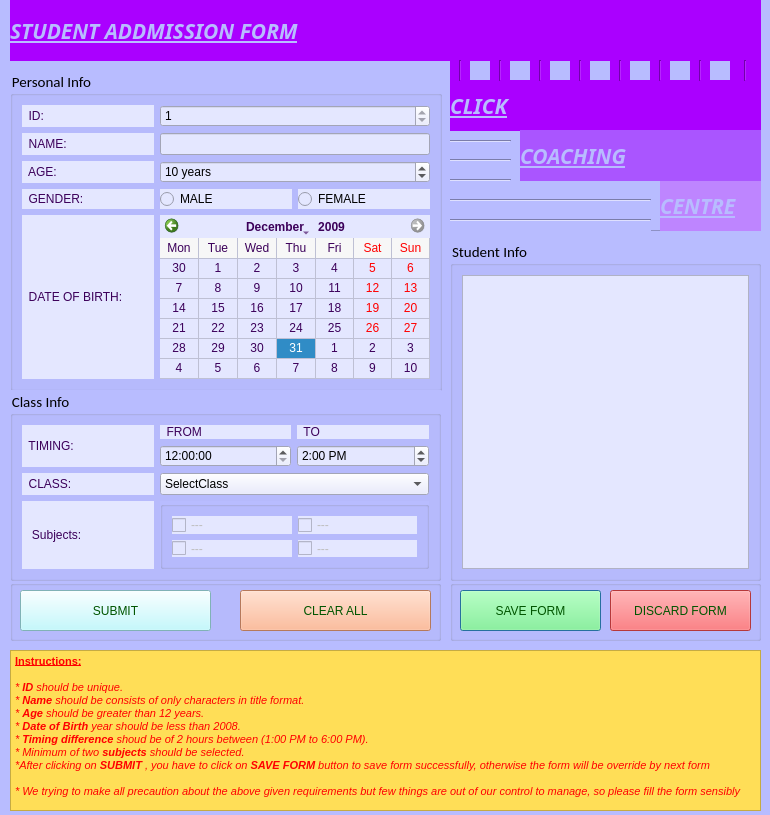
<?xml version="1.0" encoding="UTF-8"?>
<ui version="4.0">
 <class>Dialog</class>
 <widget class="QDialog" name="Dialog">
  <property name="geometry">
   <rect>
    <x>0</x>
    <y>0</y>
    <width>770</width>
    <height>815</height>
   </rect>
  </property>
  <property name="cursor">
   <cursorShape>PointingHandCursor</cursorShape>
  </property>
  <property name="mouseTracking">
   <bool>false</bool>
  </property>
  <property name="tabletTracking">
   <bool>false</bool>
  </property>
  <property name="windowTitle">
   <string>Click Coatching Centre</string>
  </property>
  <property name="windowIcon">
   <iconset>
    <normaloff>E:/Ahsan(BSCS-3B)/imp documents/ahsan_pic.png</normaloff>E:/Ahsan(BSCS-3B)/imp documents/ahsan_pic.png</iconset>
  </property>
  <property name="windowOpacity">
   <double>1.000000000000000</double>
  </property>
  <property name="whatsThis">
   <string/>
  </property>
  <property name="accessibleDescription">
   <string/>
  </property>
  <property name="autoFillBackground">
   <bool>false</bool>
  </property>
  <property name="styleSheet">
   <string notr="true">background-color: rgb(184, 188, 255);</string>
  </property>
  <widget class="QGroupBox" name="groupBox_4">
   <property name="geometry">
    <rect>
     <x>450</x>
     <y>580</y>
     <width>311</width>
     <height>61</height>
    </rect>
   </property>
   <property name="styleSheet">
    <string notr="true">color: rgb(0, 85, 0);</string>
   </property>
   <property name="title">
    <string/>
   </property>
   <widget class="QPushButton" name="save_btn">
    <property name="geometry">
     <rect>
      <x>10</x>
      <y>10</y>
      <width>141</width>
      <height>41</height>
     </rect>
    </property>
    <property name="styleSheet">
     <string notr="true">background-color: rgb(117, 255, 126);</string>
    </property>
    <property name="text">
     <string>SAVE FORM</string>
    </property>
   </widget>
   <widget class="QPushButton" name="discard_btn">
    <property name="geometry">
     <rect>
      <x>160</x>
      <y>10</y>
      <width>141</width>
      <height>41</height>
     </rect>
    </property>
    <property name="styleSheet">
     <string notr="true">background-color: rgb(255, 78, 81);</string>
    </property>
    <property name="text">
     <string>DISCARD FORM</string>
    </property>
   </widget>
  </widget>
  <widget class="QGroupBox" name="groupBox_3">
   <property name="geometry">
    <rect>
     <x>450</x>
     <y>240</y>
     <width>311</width>
     <height>341</height>
    </rect>
   </property>
   <property name="font">
    <font>
     <family>Calibri</family>
     <pointsize>11</pointsize>
     <weight>50</weight>
     <italic>false</italic>
     <bold>false</bold>
    </font>
   </property>
   <property name="styleSheet">
    <string notr="true">QListView{
	background-color:  rgb(228, 231, 255);
}</string>
   </property>
   <property name="title">
    <string>Student Info</string>
   </property>
   <property name="flat">
    <bool>false</bool>
   </property>
   <layout class="QGridLayout" name="gridLayout_3">
    <item row="0" column="0">
     <widget class="QListWidget" name="stu_info"/>
    </item>
   </layout>
  </widget>
  <widget class="QLabel" name="label_2">
   <property name="geometry">
    <rect>
     <x>10</x>
     <y>0</y>
     <width>751</width>
     <height>61</height>
    </rect>
   </property>
   <property name="font">
    <font>
     <family>Cooper Std Black</family>
     <pointsize>16</pointsize>
     <weight>75</weight>
     <italic>true</italic>
     <bold>true</bold>
     <underline>true</underline>
    </font>
   </property>
   <property name="contextMenuPolicy">
    <enum>Qt::DefaultContextMenu</enum>
   </property>
   <property name="layoutDirection">
    <enum>Qt::LeftToRight</enum>
   </property>
   <property name="styleSheet">
    <string notr="true">color: rgb(184, 188, 255);
background-color: rgb(170, 0, 255);</string>
   </property>
   <property name="frameShadow">
    <enum>QFrame::Raised</enum>
   </property>
   <property name="midLineWidth">
    <number>2</number>
   </property>
   <property name="text">
    <string>STUDENT ADDMISSION FORM</string>
   </property>
  </widget>
  <widget class="QGroupBox" name="groupBox_5">
   <property name="geometry">
    <rect>
     <x>10</x>
     <y>580</y>
     <width>431</width>
     <height>61</height>
    </rect>
   </property>
   <property name="styleSheet">
    <string notr="true">color: rgb(0, 85, 0);</string>
   </property>
   <property name="title">
    <string/>
   </property>
   <widget class="QPushButton" name="submit_btn">
    <property name="geometry">
     <rect>
      <x>10</x>
      <y>10</y>
      <width>191</width>
      <height>41</height>
     </rect>
    </property>
    <property name="styleSheet">
     <string notr="true">background-color: rgb(160, 255, 198);
background-color: rgb(179, 249, 255);</string>
    </property>
    <property name="text">
     <string>SUBMIT</string>
    </property>
    <property name="icon">
     <iconset>
      <normaloff>icon.jpg</normaloff>icon.jpg</iconset>
    </property>
   </widget>
   <widget class="QPushButton" name="clear_btn">
    <property name="geometry">
     <rect>
      <x>230</x>
      <y>10</y>
      <width>191</width>
      <height>41</height>
     </rect>
    </property>
    <property name="styleSheet">
     <string notr="true">background-color: rgb(67, 135, 203);
background-color: rgb(255, 170, 127);</string>
    </property>
    <property name="text">
     <string>CLEAR ALL</string>
    </property>
   </widget>
  </widget>
  <widget class="QGroupBox" name="groupBox">
   <property name="geometry">
    <rect>
     <x>10</x>
     <y>70</y>
     <width>432</width>
     <height>321</height>
    </rect>
   </property>
   <property name="font">
    <font>
     <family>Calibri</family>
     <pointsize>11</pointsize>
     <weight>50</weight>
     <italic>false</italic>
     <bold>false</bold>
    </font>
   </property>
   <property name="styleSheet">
    <string notr="true">QLabel{
	color: rgb(60, 0, 90);
	background-color: rgb(228, 231, 255);
}
QLineEdit, QSpinBox, QRadioButton, QCalendarWidget, QCheckBox, QComboBox, QTimeEdit{

	background-color:  rgb(228, 231, 255);
}</string>
   </property>
   <property name="title">
    <string>Personal Info</string>
   </property>
   <property name="flat">
    <bool>false</bool>
   </property>
   <layout class="QGridLayout" name="gridLayout">
    <item row="4" column="0">
     <widget class="QLabel" name="label_4">
      <property name="text">
       <string>  GENDER:</string>
      </property>
     </widget>
    </item>
    <item row="2" column="0">
     <widget class="QLabel" name="label">
      <property name="text">
       <string>  NAME:</string>
      </property>
     </widget>
    </item>
    <item row="4" column="1">
     <widget class="QRadioButton" name="male_rb">
      <property name="text">
       <string>MALE</string>
      </property>
     </widget>
    </item>
    <item row="3" column="1" colspan="2">
     <widget class="QSpinBox" name="age_spin">
      <property name="readOnly">
       <bool>false</bool>
      </property>
      <property name="suffix">
       <string> years</string>
      </property>
      <property name="minimum">
       <number>2</number>
      </property>
      <property name="maximum">
       <number>22</number>
      </property>
      <property name="value">
       <number>10</number>
      </property>
     </widget>
    </item>
    <item row="0" column="1" colspan="2">
     <widget class="QSpinBox" name="id_spin">
      <property name="enabled">
       <bool>true</bool>
      </property>
      <property name="readOnly">
       <bool>true</bool>
      </property>
      <property name="value">
       <number>1</number>
      </property>
     </widget>
    </item>
    <item row="4" column="2">
     <widget class="QRadioButton" name="female_rb">
      <property name="text">
       <string>FEMALE</string>
      </property>
      <property name="checkable">
       <bool>true</bool>
      </property>
      <property name="checked">
       <bool>false</bool>
      </property>
      <property name="autoRepeat">
       <bool>false</bool>
      </property>
     </widget>
    </item>
    <item row="2" column="1" colspan="2">
     <widget class="QLineEdit" name="name_txt">
      <property name="toolTip">
       <string>enter your name</string>
      </property>
      <property name="toolTipDuration">
       <number>-1</number>
      </property>
      <property name="whatsThis">
       <string>in this text field you have to enter your complete name, dont use digits only characters</string>
      </property>
     </widget>
    </item>
    <item row="3" column="0">
     <widget class="QLabel" name="label_3">
      <property name="text">
       <string>  AGE:</string>
      </property>
     </widget>
    </item>
    <item row="0" column="0">
     <widget class="QLabel" name="label_11">
      <property name="text">
       <string>  ID:</string>
      </property>
     </widget>
    </item>
    <item row="7" column="1" colspan="2">
     <widget class="QCalendarWidget" name="dob_cal">
      <property name="styleSheet">
       <string notr="true">color: rgb(60, 0, 90);
background-color:  rgb(228, 231, 255);</string>
      </property>
      <property name="minimumDate">
       <date>
        <year>1996</year>
        <month>1</month>
        <day>1</day>
       </date>
      </property>
      <property name="maximumDate">
       <date>
        <year>2009</year>
        <month>12</month>
        <day>31</day>
       </date>
      </property>
      <property name="gridVisible">
       <bool>true</bool>
      </property>
      <property name="horizontalHeaderFormat">
       <enum>QCalendarWidget::ShortDayNames</enum>
      </property>
      <property name="verticalHeaderFormat">
       <enum>QCalendarWidget::NoVerticalHeader</enum>
      </property>
      <property name="navigationBarVisible">
       <bool>true</bool>
      </property>
      <property name="dateEditEnabled">
       <bool>false</bool>
      </property>
     </widget>
    </item>
    <item row="7" column="0">
     <widget class="QLabel" name="label_5">
      <property name="text">
       <string>  DATE OF BIRTH:</string>
      </property>
     </widget>
    </item>
   </layout>
  </widget>
  <widget class="QGroupBox" name="groupBox_2">
   <property name="geometry">
    <rect>
     <x>10</x>
     <y>390</y>
     <width>431</width>
     <height>191</height>
    </rect>
   </property>
   <property name="font">
    <font>
     <family>Calibri</family>
     <pointsize>11</pointsize>
    </font>
   </property>
   <property name="whatsThis">
    <string>in this text field you have to enter you have to enter your name, only use characters</string>
   </property>
   <property name="styleSheet">
    <string notr="true">QLabel{
	color: rgb(60, 0, 90);
	background-color: rgb(228, 231, 255);
}
QLineEdit, QSpinBox, QRadioButton, QCalendarWidget, QCheckBox, QComboBox, QTimeEdit{
	background-color:  rgb(228, 231, 255);
}</string>
   </property>
   <property name="title">
    <string>Class Info</string>
   </property>
   <property name="alignment">
    <set>Qt::AlignLeading|Qt::AlignLeft|Qt::AlignVCenter</set>
   </property>
   <property name="flat">
    <bool>false</bool>
   </property>
   <property name="checkable">
    <bool>false</bool>
   </property>
   <layout class="QGridLayout" name="gridLayout_2">
    <item row="2" column="0">
     <widget class="QLabel" name="label_6">
      <property name="text">
       <string>  CLASS:</string>
      </property>
     </widget>
    </item>
    <item row="0" column="1">
     <widget class="QLabel" name="label_10">
      <property name="text">
       <string>  FROM</string>
      </property>
     </widget>
    </item>
    <item row="1" column="1">
     <widget class="QTimeEdit" name="from_time">
      <property name="maximumTime">
       <time>
        <hour>23</hour>
        <minute>0</minute>
        <second>0</second>
       </time>
      </property>
      <property name="minimumTime">
       <time>
        <hour>12</hour>
        <minute>0</minute>
        <second>0</second>
       </time>
      </property>
      <property name="currentSection">
       <enum>QDateTimeEdit::HourSection</enum>
      </property>
      <property name="time">
       <time>
        <hour>12</hour>
        <minute>0</minute>
        <second>0</second>
       </time>
      </property>
     </widget>
    </item>
    <item row="0" column="2">
     <widget class="QLabel" name="label_9">
      <property name="text">
       <string>  TO</string>
      </property>
     </widget>
    </item>
    <item row="2" column="1" colspan="2">
     <widget class="QComboBox" name="class_co">
      <item>
       <property name="text">
        <string>SelectClass</string>
       </property>
      </item>
      <item>
       <property name="text">
        <string>9th</string>
       </property>
      </item>
      <item>
       <property name="text">
        <string>10th</string>
       </property>
      </item>
     </widget>
    </item>
    <item row="1" column="2">
     <widget class="QTimeEdit" name="to_time">
      <property name="showGroupSeparator" stdset="0">
       <bool>false</bool>
      </property>
      <property name="maximumTime">
       <time>
        <hour>23</hour>
        <minute>0</minute>
        <second>0</second>
       </time>
      </property>
      <property name="minimumTime">
       <time>
        <hour>12</hour>
        <minute>0</minute>
        <second>0</second>
       </time>
      </property>
      <property name="displayFormat">
       <string>h:mm AP</string>
      </property>
      <property name="currentSectionIndex">
       <number>0</number>
      </property>
      <property name="time">
       <time>
        <hour>14</hour>
        <minute>0</minute>
        <second>0</second>
       </time>
      </property>
     </widget>
    </item>
    <item row="0" column="0" rowspan="2">
     <widget class="QLabel" name="label_7">
      <property name="text">
       <string>  TIMING:</string>
      </property>
     </widget>
    </item>
    <item row="4" column="1" rowspan="2" colspan="2">
     <widget class="QGroupBox" name="groupBox_6">
      <property name="title">
       <string/>
      </property>
      <property name="flat">
       <bool>true</bool>
      </property>
      <layout class="QGridLayout" name="gridLayout_4">
       <item row="0" column="0">
        <widget class="QCheckBox" name="one_ck">
         <property name="enabled">
          <bool>false</bool>
         </property>
         <property name="text">
          <string>---</string>
         </property>
         <property name="checkable">
          <bool>true</bool>
         </property>
         <property name="checked">
          <bool>false</bool>
         </property>
        </widget>
       </item>
       <item row="0" column="1">
        <widget class="QCheckBox" name="two_ck">
         <property name="enabled">
          <bool>false</bool>
         </property>
         <property name="text">
          <string>---</string>
         </property>
        </widget>
       </item>
       <item row="1" column="0">
        <widget class="QCheckBox" name="three_ck">
         <property name="enabled">
          <bool>false</bool>
         </property>
         <property name="text">
          <string>---</string>
         </property>
        </widget>
       </item>
       <item row="1" column="1">
        <widget class="QCheckBox" name="four_ck">
         <property name="enabled">
          <bool>false</bool>
         </property>
         <property name="text">
          <string>---</string>
         </property>
        </widget>
       </item>
      </layout>
     </widget>
    </item>
    <item row="4" column="0" rowspan="2">
     <widget class="QLabel" name="label_8">
      <property name="text">
       <string>   Subjects:</string>
      </property>
     </widget>
    </item>
   </layout>
  </widget>
  <widget class="QFrame" name="frame">
   <property name="geometry">
    <rect>
     <x>450</x>
     <y>80</y>
     <width>311</width>
     <height>151</height>
    </rect>
   </property>
   <property name="styleSheet">
    <string notr="true">color: rgb(184, 188, 255);
background-color: rgb(85, 0, 127);
background-color: rgb(184, 188, 255);</string>
   </property>
   <property name="frameShape">
    <enum>QFrame::StyledPanel</enum>
   </property>
   <property name="frameShadow">
    <enum>QFrame::Raised</enum>
   </property>
   <widget class="QLabel" name="label_12">
    <property name="geometry">
     <rect>
      <x>0</x>
      <y>0</y>
      <width>311</width>
      <height>51</height>
     </rect>
    </property>
    <property name="font">
     <font>
      <family>Cooper Std Black</family>
      <pointsize>16</pointsize>
      <weight>75</weight>
      <italic>true</italic>
      <bold>true</bold>
      <underline>true</underline>
     </font>
    </property>
    <property name="contextMenuPolicy">
     <enum>Qt::DefaultContextMenu</enum>
    </property>
    <property name="layoutDirection">
     <enum>Qt::LeftToRight</enum>
    </property>
    <property name="styleSheet">
     <string notr="true">
background-color: rgb(170, 0, 255);</string>
    </property>
    <property name="frameShadow">
     <enum>QFrame::Raised</enum>
    </property>
    <property name="midLineWidth">
     <number>2</number>
    </property>
    <property name="text">
     <string>CLICK</string>
    </property>
   </widget>
   <widget class="QLabel" name="label_14">
    <property name="geometry">
     <rect>
      <x>210</x>
      <y>100</y>
      <width>101</width>
      <height>51</height>
     </rect>
    </property>
    <property name="font">
     <font>
      <family>Cooper Std Black</family>
      <pointsize>16</pointsize>
      <weight>75</weight>
      <italic>true</italic>
      <bold>true</bold>
      <underline>true</underline>
     </font>
    </property>
    <property name="contextMenuPolicy">
     <enum>Qt::DefaultContextMenu</enum>
    </property>
    <property name="layoutDirection">
     <enum>Qt::LeftToRight</enum>
    </property>
    <property name="styleSheet">
     <string notr="true">
background-color: rgb(190, 133, 255);
</string>
    </property>
    <property name="frameShadow">
     <enum>QFrame::Raised</enum>
    </property>
    <property name="midLineWidth">
     <number>2</number>
    </property>
    <property name="text">
     <string>CENTRE</string>
    </property>
   </widget>
   <widget class="QLabel" name="label_13">
    <property name="geometry">
     <rect>
      <x>70</x>
      <y>50</y>
      <width>241</width>
      <height>51</height>
     </rect>
    </property>
    <property name="font">
     <font>
      <family>Cooper Std Black</family>
      <pointsize>16</pointsize>
      <weight>75</weight>
      <italic>true</italic>
      <bold>true</bold>
      <underline>true</underline>
     </font>
    </property>
    <property name="contextMenuPolicy">
     <enum>Qt::DefaultContextMenu</enum>
    </property>
    <property name="layoutDirection">
     <enum>Qt::LeftToRight</enum>
    </property>
    <property name="styleSheet">
     <string notr="true">
background-color: rgb(170, 85, 255);</string>
    </property>
    <property name="frameShadow">
     <enum>QFrame::Raised</enum>
    </property>
    <property name="midLineWidth">
     <number>2</number>
    </property>
    <property name="text">
     <string>COACHING</string>
    </property>
   </widget>
   <widget class="Line" name="line_3">
    <property name="geometry">
     <rect>
      <x>0</x>
      <y>90</y>
      <width>61</width>
      <height>21</height>
     </rect>
    </property>
    <property name="orientation">
     <enum>Qt::Horizontal</enum>
    </property>
   </widget>
   <widget class="Line" name="line_4">
    <property name="geometry">
     <rect>
      <x>0</x>
      <y>70</y>
      <width>61</width>
      <height>21</height>
     </rect>
    </property>
    <property name="orientation">
     <enum>Qt::Horizontal</enum>
    </property>
   </widget>
   <widget class="Line" name="line_5">
    <property name="geometry">
     <rect>
      <x>0</x>
      <y>51</y>
      <width>61</width>
      <height>20</height>
     </rect>
    </property>
    <property name="orientation">
     <enum>Qt::Horizontal</enum>
    </property>
   </widget>
   <widget class="Line" name="line_6">
    <property name="geometry">
     <rect>
      <x>0</x>
      <y>110</y>
      <width>201</width>
      <height>21</height>
     </rect>
    </property>
    <property name="orientation">
     <enum>Qt::Horizontal</enum>
    </property>
   </widget>
   <widget class="Line" name="line_7">
    <property name="geometry">
     <rect>
      <x>0</x>
      <y>130</y>
      <width>201</width>
      <height>21</height>
     </rect>
    </property>
    <property name="orientation">
     <enum>Qt::Horizontal</enum>
    </property>
   </widget>
  </widget>
  <widget class="QTextEdit" name="textEdit">
   <property name="enabled">
    <bool>false</bool>
   </property>
   <property name="geometry">
    <rect>
     <x>10</x>
     <y>650</y>
     <width>751</width>
     <height>161</height>
    </rect>
   </property>
   <property name="styleSheet">
    <string notr="true">background-color: rgb(255, 222, 87);
color: rgb(255, 0, 0);</string>
   </property>
   <property name="readOnly">
    <bool>true</bool>
   </property>
   <property name="html">
    <string>&lt;!DOCTYPE HTML PUBLIC &quot;-//W3C//DTD HTML 4.0//EN&quot; &quot;http://www.w3.org/TR/REC-html40/strict.dtd&quot;&gt;
&lt;html&gt;&lt;head&gt;&lt;meta name=&quot;qrichtext&quot; content=&quot;1&quot; /&gt;&lt;style type=&quot;text/css&quot;&gt;
p, li { white-space: pre-wrap; }
&lt;/style&gt;&lt;/head&gt;&lt;body style=&quot; font-family:'MS Shell Dlg 2'; font-size:8.25pt; font-weight:400; font-style:normal;&quot;&gt;
&lt;p style=&quot; margin-top:0px; margin-bottom:0px; margin-left:0px; margin-right:0px; -qt-block-indent:0; text-indent:0px;&quot;&gt;&lt;span style=&quot; font-weight:600; text-decoration: underline;&quot;&gt;Instructions:&lt;/span&gt;&lt;/p&gt;
&lt;p style=&quot;-qt-paragraph-type:empty; margin-top:0px; margin-bottom:0px; margin-left:0px; margin-right:0px; -qt-block-indent:0; text-indent:0px;&quot;&gt;&lt;br /&gt;&lt;/p&gt;
&lt;p style=&quot; margin-top:0px; margin-bottom:0px; margin-left:0px; margin-right:0px; -qt-block-indent:0; text-indent:0px;&quot;&gt;&lt;span style=&quot; font-size:8pt; font-style:italic;&quot;&gt;* &lt;/span&gt;&lt;span style=&quot; font-size:8pt; font-weight:600; font-style:italic;&quot;&gt;ID&lt;/span&gt;&lt;span style=&quot; font-size:8pt; font-style:italic;&quot;&gt; should be unique.&lt;/span&gt;&lt;/p&gt;
&lt;p style=&quot; margin-top:0px; margin-bottom:0px; margin-left:0px; margin-right:0px; -qt-block-indent:0; text-indent:0px;&quot;&gt;&lt;span style=&quot; font-size:8pt; font-style:italic;&quot;&gt;* &lt;/span&gt;&lt;span style=&quot; font-size:8pt; font-weight:600; font-style:italic;&quot;&gt;Name&lt;/span&gt;&lt;span style=&quot; font-size:8pt; font-style:italic;&quot;&gt; should be consists of only characters in title format.&lt;/span&gt;&lt;/p&gt;
&lt;p style=&quot; margin-top:0px; margin-bottom:0px; margin-left:0px; margin-right:0px; -qt-block-indent:0; text-indent:0px;&quot;&gt;&lt;span style=&quot; font-size:8pt; font-style:italic;&quot;&gt;* &lt;/span&gt;&lt;span style=&quot; font-size:8pt; font-weight:600; font-style:italic;&quot;&gt;Age&lt;/span&gt;&lt;span style=&quot; font-size:8pt; font-style:italic;&quot;&gt; should be greater than 12 years.&lt;/span&gt;&lt;/p&gt;
&lt;p style=&quot; margin-top:0px; margin-bottom:0px; margin-left:0px; margin-right:0px; -qt-block-indent:0; text-indent:0px;&quot;&gt;&lt;span style=&quot; font-size:8pt; font-style:italic;&quot;&gt;* &lt;/span&gt;&lt;span style=&quot; font-size:8pt; font-weight:600; font-style:italic;&quot;&gt;Date of Birth&lt;/span&gt;&lt;span style=&quot; font-size:8pt; font-style:italic;&quot;&gt; year should be less than 2008.&lt;/span&gt;&lt;/p&gt;
&lt;p style=&quot; margin-top:0px; margin-bottom:0px; margin-left:0px; margin-right:0px; -qt-block-indent:0; text-indent:0px;&quot;&gt;&lt;span style=&quot; font-size:8pt; font-style:italic;&quot;&gt;* &lt;/span&gt;&lt;span style=&quot; font-size:8pt; font-weight:600; font-style:italic;&quot;&gt;Timing difference&lt;/span&gt;&lt;span style=&quot; font-size:8pt; font-style:italic;&quot;&gt; shoud be of 2 hours between (1:00 PM to 6:00 PM).&lt;/span&gt;&lt;/p&gt;
&lt;p style=&quot; margin-top:0px; margin-bottom:0px; margin-left:0px; margin-right:0px; -qt-block-indent:0; text-indent:0px;&quot;&gt;&lt;span style=&quot; font-size:8pt; font-style:italic;&quot;&gt;* Minimum of two &lt;/span&gt;&lt;span style=&quot; font-size:8pt; font-weight:600; font-style:italic;&quot;&gt;subjects&lt;/span&gt;&lt;span style=&quot; font-size:8pt; font-style:italic;&quot;&gt; should be selected.&lt;/span&gt;&lt;/p&gt;
&lt;p style=&quot; margin-top:0px; margin-bottom:0px; margin-left:0px; margin-right:0px; -qt-block-indent:0; text-indent:0px;&quot;&gt;&lt;span style=&quot; font-size:8pt; font-style:italic;&quot;&gt;*After clicking on &lt;/span&gt;&lt;span style=&quot; font-size:8pt; font-weight:600; font-style:italic;&quot;&gt;SUBMIT&lt;/span&gt;&lt;span style=&quot; font-size:8pt; font-style:italic;&quot;&gt; , you have to click on &lt;/span&gt;&lt;span style=&quot; font-size:8pt; font-weight:600; font-style:italic;&quot;&gt;SAVE FORM&lt;/span&gt;&lt;span style=&quot; font-size:8pt; font-style:italic;&quot;&gt; button to save form successfully, otherwise the form will be override by next form&lt;/span&gt;&lt;/p&gt;
&lt;p style=&quot;-qt-paragraph-type:empty; margin-top:0px; margin-bottom:0px; margin-left:0px; margin-right:0px; -qt-block-indent:0; text-indent:0px; font-size:8pt; font-style:italic;&quot;&gt;&lt;br /&gt;&lt;/p&gt;
&lt;p style=&quot; margin-top:0px; margin-bottom:0px; margin-left:0px; margin-right:0px; -qt-block-indent:0; text-indent:0px;&quot;&gt;&lt;span style=&quot; font-size:8pt; font-style:italic;&quot;&gt;* We trying to make all precaution about the above given requirements but few things are out of our control to manage, so please fill the form sensibly&lt;/span&gt;&lt;/p&gt;&lt;/body&gt;&lt;/html&gt;</string>
   </property>
  </widget>
  <widget class="Line" name="line">
   <property name="geometry">
    <rect>
     <x>450</x>
     <y>60</y>
     <width>20</width>
     <height>21</height>
    </rect>
   </property>
   <property name="styleSheet">
    <string notr="true">background-color: rgb(170, 0, 255);</string>
   </property>
   <property name="orientation">
    <enum>Qt::Vertical</enum>
   </property>
  </widget>
  <widget class="Line" name="line_2">
   <property name="geometry">
    <rect>
     <x>490</x>
     <y>60</y>
     <width>20</width>
     <height>21</height>
    </rect>
   </property>
   <property name="styleSheet">
    <string notr="true">background-color: rgb(170, 0, 255);</string>
   </property>
   <property name="orientation">
    <enum>Qt::Vertical</enum>
   </property>
  </widget>
  <widget class="Line" name="line_8">
   <property name="geometry">
    <rect>
     <x>570</x>
     <y>60</y>
     <width>20</width>
     <height>21</height>
    </rect>
   </property>
   <property name="styleSheet">
    <string notr="true">background-color: rgb(170, 0, 255);</string>
   </property>
   <property name="orientation">
    <enum>Qt::Vertical</enum>
   </property>
  </widget>
  <widget class="Line" name="line_9">
   <property name="geometry">
    <rect>
     <x>530</x>
     <y>60</y>
     <width>20</width>
     <height>21</height>
    </rect>
   </property>
   <property name="styleSheet">
    <string notr="true">background-color: rgb(170, 0, 255);</string>
   </property>
   <property name="orientation">
    <enum>Qt::Vertical</enum>
   </property>
  </widget>
  <widget class="Line" name="line_10">
   <property name="geometry">
    <rect>
     <x>650</x>
     <y>60</y>
     <width>20</width>
     <height>21</height>
    </rect>
   </property>
   <property name="styleSheet">
    <string notr="true">background-color: rgb(170, 0, 255);</string>
   </property>
   <property name="orientation">
    <enum>Qt::Vertical</enum>
   </property>
  </widget>
  <widget class="Line" name="line_11">
   <property name="geometry">
    <rect>
     <x>610</x>
     <y>60</y>
     <width>20</width>
     <height>21</height>
    </rect>
   </property>
   <property name="styleSheet">
    <string notr="true">background-color: rgb(170, 0, 255);</string>
   </property>
   <property name="orientation">
    <enum>Qt::Vertical</enum>
   </property>
  </widget>
  <widget class="Line" name="line_12">
   <property name="geometry">
    <rect>
     <x>690</x>
     <y>60</y>
     <width>20</width>
     <height>21</height>
    </rect>
   </property>
   <property name="styleSheet">
    <string notr="true">background-color: rgb(170, 0, 255);</string>
   </property>
   <property name="orientation">
    <enum>Qt::Vertical</enum>
   </property>
  </widget>
  <widget class="Line" name="line_13">
   <property name="geometry">
    <rect>
     <x>730</x>
     <y>60</y>
     <width>31</width>
     <height>21</height>
    </rect>
   </property>
   <property name="styleSheet">
    <string notr="true">background-color: rgb(170, 0, 255);</string>
   </property>
   <property name="orientation">
    <enum>Qt::Vertical</enum>
   </property>
  </widget>
 </widget>
 <resources/>
 <connections/>
</ui>
